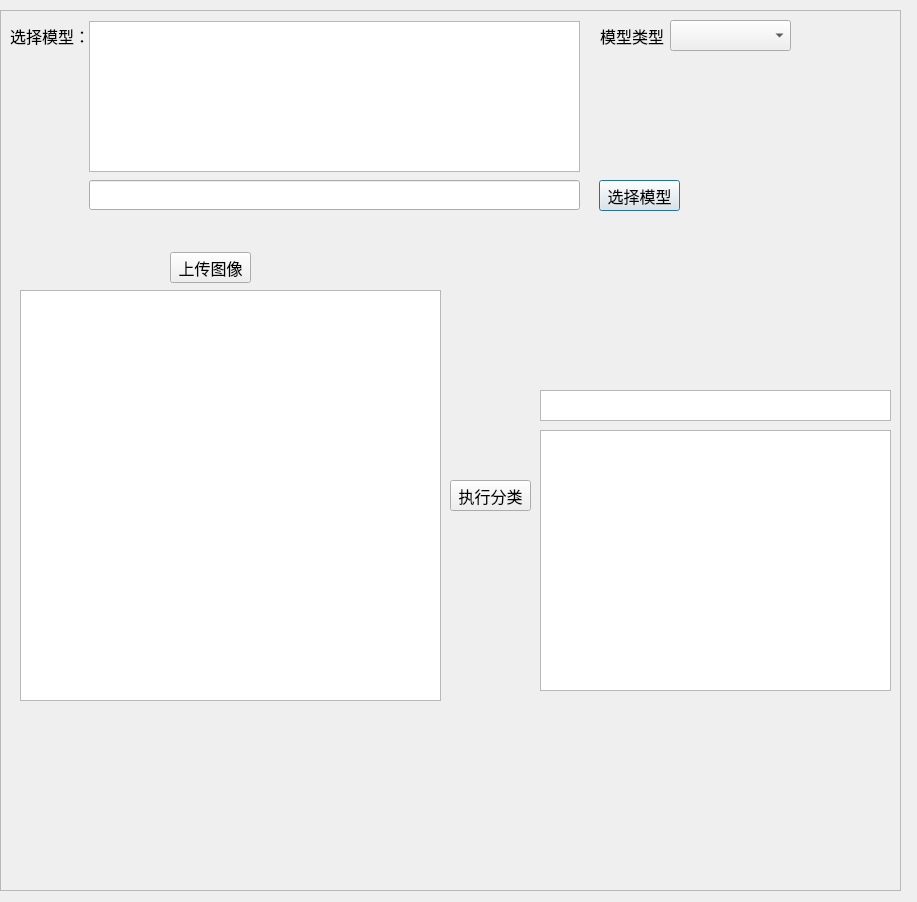
<?xml version="1.0" encoding="UTF-8"?>
<ui version="4.0">
 <class>fenlei</class>
 <widget class="QDialog" name="fenlei">
  <property name="geometry">
   <rect>
    <x>0</x>
    <y>0</y>
    <width>917</width>
    <height>902</height>
   </rect>
  </property>
  <property name="windowTitle">
   <string>分割图像</string>
  </property>
  <property name="windowIcon">
   <iconset>
    <normaloff>image/logo.ico</normaloff>image/logo.ico</iconset>
  </property>
  <widget class="QPushButton" name="pushButton_2">
   <property name="geometry">
    <rect>
     <x>599</x>
     <y>180</y>
     <width>81</width>
     <height>31</height>
    </rect>
   </property>
   <property name="font">
    <font>
     <family>宋体</family>
     <pointsize>12</pointsize>
    </font>
   </property>
   <property name="text">
    <string>选择模型</string>
   </property>
  </widget>
  <widget class="QPushButton" name="pushButton_4">
   <property name="geometry">
    <rect>
     <x>170</x>
     <y>252</y>
     <width>81</width>
     <height>31</height>
    </rect>
   </property>
   <property name="font">
    <font>
     <family>宋体</family>
     <pointsize>12</pointsize>
    </font>
   </property>
   <property name="text">
    <string>上传图像</string>
   </property>
  </widget>
  <widget class="QLabel" name="label">
   <property name="geometry">
    <rect>
     <x>20</x>
     <y>290</y>
     <width>421</width>
     <height>411</height>
    </rect>
   </property>
   <property name="text">
    <string/>
   </property>
  </widget>
  <widget class="QLabel" name="label_3">
   <property name="geometry">
    <rect>
     <x>10</x>
     <y>20</y>
     <width>110</width>
     <height>31</height>
    </rect>
   </property>
   <property name="font">
    <font>
     <family>宋体</family>
     <pointsize>12</pointsize>
     <weight>50</weight>
     <bold>false</bold>
    </font>
   </property>
   <property name="text">
    <string>选择模型：</string>
   </property>
  </widget>
  <widget class="QListView" name="listView_3">
   <property name="geometry">
    <rect>
     <x>20</x>
     <y>290</y>
     <width>421</width>
     <height>411</height>
    </rect>
   </property>
  </widget>
  <widget class="QFrame" name="frame">
   <property name="geometry">
    <rect>
     <x>0</x>
     <y>10</y>
     <width>901</width>
     <height>881</height>
    </rect>
   </property>
   <property name="frameShape">
    <enum>QFrame::StyledPanel</enum>
   </property>
   <property name="frameShadow">
    <enum>QFrame::Raised</enum>
   </property>
   <widget class="QListView" name="listView">
    <property name="geometry">
     <rect>
      <x>89</x>
      <y>11</y>
      <width>491</width>
      <height>151</height>
     </rect>
    </property>
    <property name="font">
     <font>
      <family>Calibri</family>
      <pointsize>16</pointsize>
     </font>
    </property>
   </widget>
   <widget class="QLineEdit" name="lineEdit">
    <property name="geometry">
     <rect>
      <x>89</x>
      <y>170</y>
      <width>491</width>
      <height>30</height>
     </rect>
    </property>
    <property name="font">
     <font>
      <family>Calibri</family>
      <pointsize>16</pointsize>
     </font>
    </property>
   </widget>
   <widget class="QTextEdit" name="textEdit">
    <property name="geometry">
     <rect>
      <x>540</x>
      <y>380</y>
      <width>351</width>
      <height>31</height>
     </rect>
    </property>
   </widget>
   <widget class="QTextEdit" name="textEdit_2">
    <property name="geometry">
     <rect>
      <x>540</x>
      <y>420</y>
      <width>351</width>
      <height>261</height>
     </rect>
    </property>
   </widget>
  </widget>
  <widget class="QLabel" name="label_4">
   <property name="geometry">
    <rect>
     <x>600</x>
     <y>20</y>
     <width>71</width>
     <height>31</height>
    </rect>
   </property>
   <property name="font">
    <font>
     <family>宋体</family>
     <pointsize>12</pointsize>
    </font>
   </property>
   <property name="text">
    <string>模型类型</string>
   </property>
  </widget>
  <widget class="QPushButton" name="pushButton_5">
   <property name="geometry">
    <rect>
     <x>450</x>
     <y>480</y>
     <width>81</width>
     <height>31</height>
    </rect>
   </property>
   <property name="font">
    <font>
     <family>宋体</family>
     <pointsize>12</pointsize>
    </font>
   </property>
   <property name="text">
    <string>执行分类</string>
   </property>
  </widget>
  <widget class="QComboBox" name="comboBox">
   <property name="geometry">
    <rect>
     <x>670</x>
     <y>20</y>
     <width>121</width>
     <height>31</height>
    </rect>
   </property>
   <property name="font">
    <font>
     <family>宋体</family>
     <pointsize>12</pointsize>
    </font>
   </property>
  </widget>
  <zorder>frame</zorder>
  <zorder>pushButton_2</zorder>
  <zorder>pushButton_4</zorder>
  <zorder>listView_3</zorder>
  <zorder>label_4</zorder>
  <zorder>label</zorder>
  <zorder>pushButton_5</zorder>
  <zorder>comboBox</zorder>
  <zorder>label_3</zorder>
 </widget>
 <resources/>
 <connections/>
</ui>
